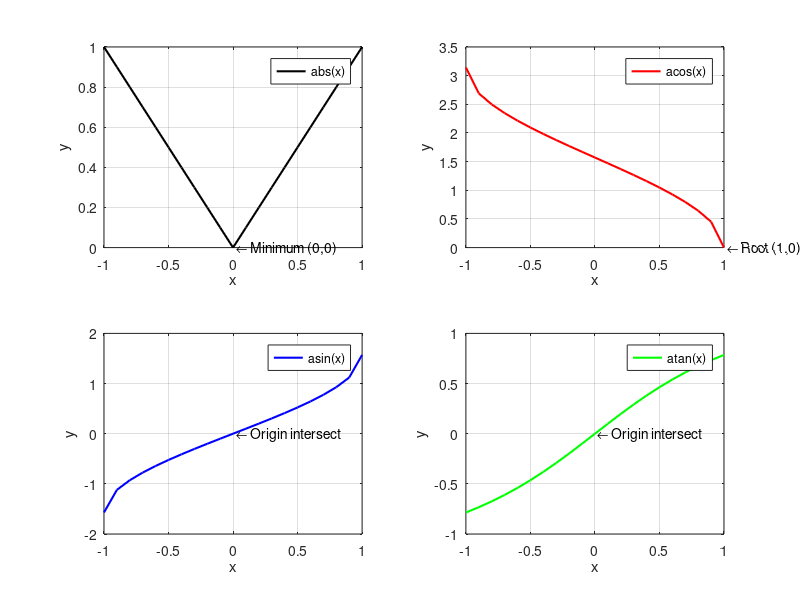
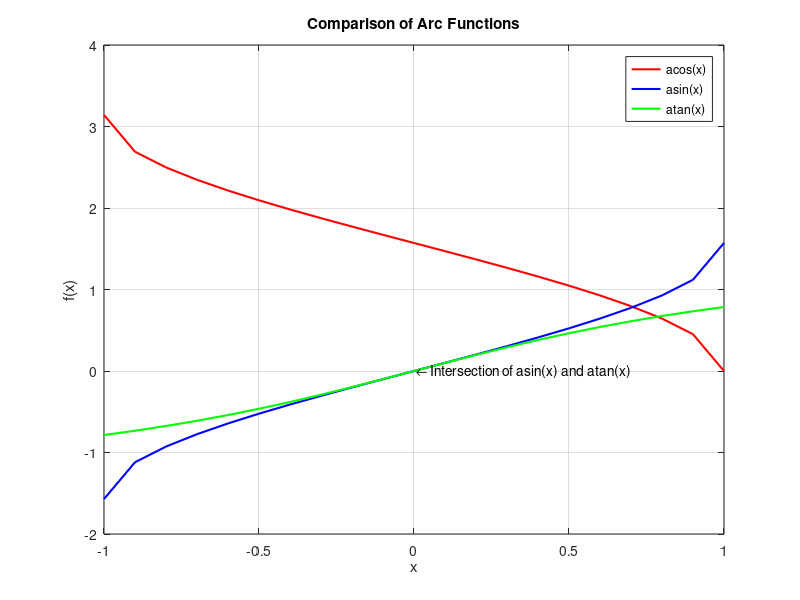

Source code (MATLAB) for these figures, in order:
inputRange = -1:0.1:1;

try
    if any(inputRange < -1 | inputRange > 1)
        error('Input contains values outside the valid range [-1, 1] for inverse trigonometric functions.');
    end
    xValues = inputRange;
catch err
    disp(err.message);
    xValues = inputRange(inputRange >= -1 & inputRange <= 1);
end

absValues  = abs(xValues);
acosValues = acos(xValues);
asinValues = asin(xValues);
atanValues = atan(xValues);

figure;
subplot(2, 2, 1);
plot(xValues, absValues, 'k', 'LineWidth', 1.5);
xlabel('x'); ylabel('y');
legend('abs(x)', 'Location', 'best');
grid on;
text(0, 0, ' \leftarrow Minimum (0,0)');

subplot(2, 2, 2);
plot(xValues, acosValues, 'r', 'LineWidth', 1.5);
xlabel('x'); ylabel('y');
legend('acos(x)', 'Location', 'best');
grid on;
text(1, 0, ' \leftarrow Root (1,0)');

subplot(2, 2, 3);
plot(xValues, asinValues, 'b', 'LineWidth', 1.5);
xlabel('x'); ylabel('y');
legend('asin(x)', 'Location', 'best');
grid on;
text(0, 0, ' \leftarrow Origin intersect');

subplot(2, 2, 4);
plot(xValues, atanValues, 'g', 'LineWidth', 1.5);
xlabel('x'); ylabel('y');
legend('atan(x)', 'Location', 'best');
grid on;
text(0, 0, ' \leftarrow Origin intersect');

figure;
plot(xValues, acosValues, 'r', 'LineWidth', 1.5); hold on;
plot(xValues, asinValues, 'b', 'LineWidth', 1.5);
plot(xValues, atanValues, 'g', 'LineWidth', 1.5);
xlabel('x'); ylabel('f(x)');
legend('acos(x)', 'asin(x)', 'atan(x)', 'Location', 'best');
title('Comparison of Arc Functions');
grid on;
text(0, 0, ' \leftarrow Intersection of asin(x) and atan(x)');
hold off;

disp('acos(x): Valid domain [-1, 1]. Range plotted is [0, pi]. Monotonically decreasing.');
disp('asin(x): Valid domain [-1, 1]. Range plotted is [-pi/2, pi/2]. Monotonically increasing.');
disp('atan(x): Domain is all real numbers. Range plotted is [-pi/4, pi/4]. Monotonically increasing.');
